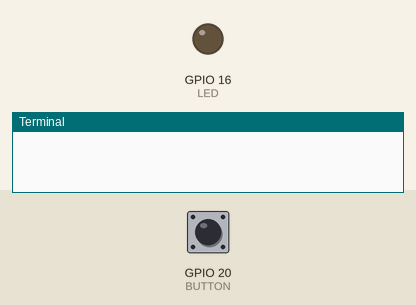
Recording of a program running on a simulated Raspberry Pi (BCM pin numbers). On the bench: output pins drawn as LEDs (lit = HIGH), the last lines printed to the terminal. Inputs (shaded band) come from the test bench; at power-on: GPIO 20 (BUTTON) LOW. The clock reads 2024-03-15 10:24:30 at power-on unless the program sets it.

Above: at 4.2 s.
4.3 s: GPIO 20 (BUTTON) pulled HIGH for 0.15 s
At 6.7 s:
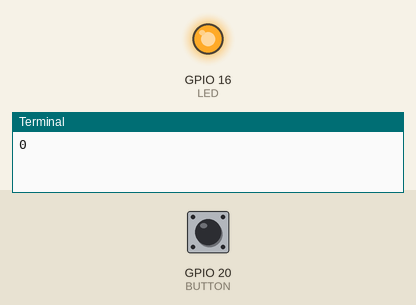
7.4 s: GPIO 20 (BUTTON) pulled HIGH for 1 s
11.4 s: GPIO 20 (BUTTON) pulled HIGH for 3.2 s
Timing chart, 0 to 19.1 s (numbered marks = the images above; inputs shaded):
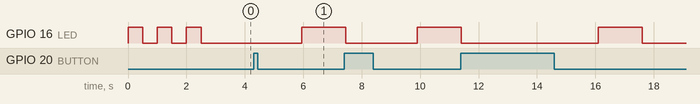

Measured:
- after the input at 4.3 s, GPIO 16 (LED): LOW → HIGH after 1.7 s

The program:

button.py
```python
# -*- coding: utf-8 -*-
import time
import RPi.GPIO as GPIO

BUTTON = 20
LED    = 16
hold_time=1.5

GPIO.setmode(GPIO.BCM)
GPIO.setup(BUTTON, GPIO.IN, pull_up_down=GPIO.PUD_DOWN)
GPIO.setup(LED, GPIO.OUT)
GPIO.setwarnings(False)

for i in range(3):
      GPIO.output(LED, GPIO.HIGH)
      time.sleep(0.5)
      GPIO.output(LED, GPIO.LOW)
      time.sleep(0.5)

GPIO.add_event_detect(BUTTON,GPIO.FALLING)

while True:
     if GPIO.event_detected(BUTTON):
      GPIO.remove_event_detect(BUTTON)
      now = time.time()
      count = 0
      GPIO.add_event_detect(BUTTON,GPIO.RISING)
      while time.time() < now + hold_time:
        if GPIO.event_detected(BUTTON):
          count +=1
          time.sleep(.3) # debounce time

      print count
      if count == 0:
        GPIO.output(LED, GPIO.HIGH)
        time.sleep(hold_time)
        GPIO.output(LED, GPIO.LOW)
      for i in range(count):
        time.sleep(0.5)
        GPIO.output(LED, GPIO.HIGH)
        time.sleep(0.5)
        GPIO.output(LED, GPIO.LOW)

      GPIO.remove_event_detect(BUTTON)
      GPIO.add_event_detect(BUTTON, GPIO.FALLING)
```
